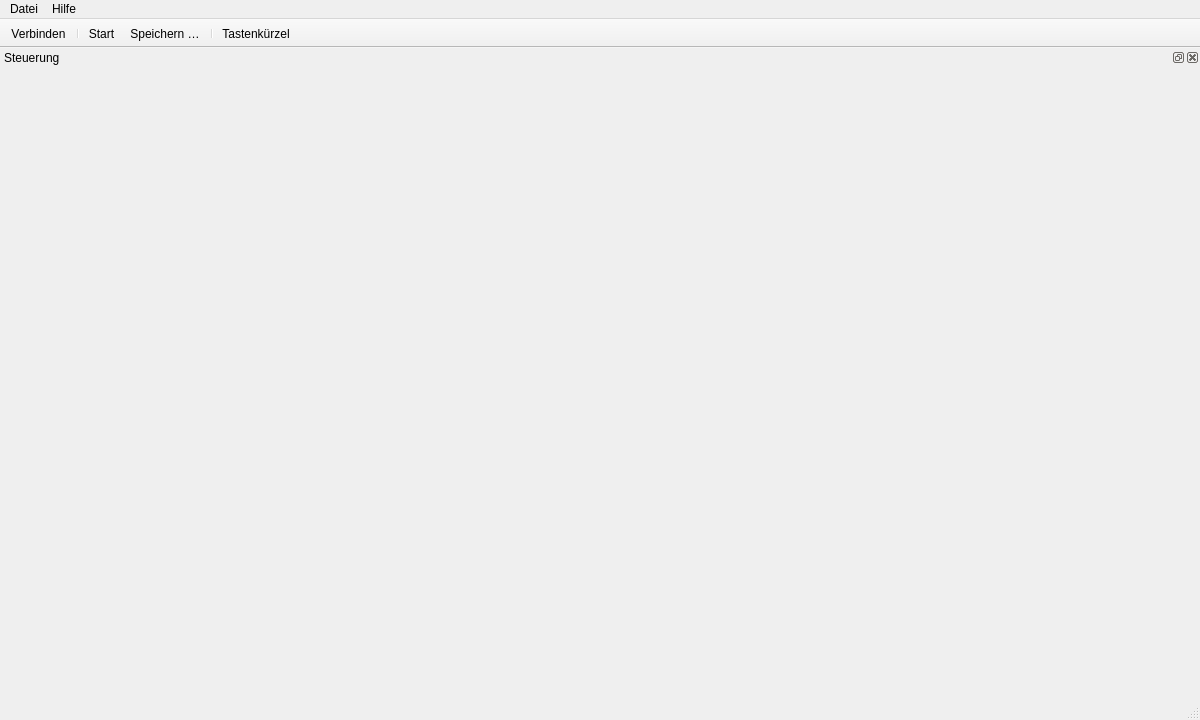
<?xml version="1.0" encoding="UTF-8"?>
<ui version="4.0">
 <class>MainWindow</class>
 <widget class="QMainWindow" name="MainWindow">
  <property name="geometry">
   <rect>
    <x>0</x>
    <y>0</y>
    <width>1200</width>
    <height>720</height>
   </rect>
  </property>
  <property name="windowTitle">
   <string>Kreisel-GUI</string>
  </property>
  <widget class="QTabWidget" name="tabs"/>
  <widget class="QMenuBar" name="menuBar">
   <widget class="QMenu" name="menuFile">
    <property name="title">
     <string>Datei</string>
    </property>
    <addaction name="actionSave"/>
    <addaction name="actionOpenDataFolder"/>
    <addaction name="separator"/>
    <addaction name="actionQuit"/>
   </widget>
   <widget class="QMenu" name="menuHelp">
    <property name="title">
     <string>Hilfe</string>
    </property>
    <addaction name="actionShortcuts"/>
    <addaction name="actionAbout"/>
   </widget>
   <addaction name="menuFile"/>
   <addaction name="menuHelp"/>
  </widget>
  <widget class="QToolBar" name="toolBar">
   <property name="movable">
    <bool>false</bool>
   </property>
   <property name="toolButtonStyle">
    <enum>Qt::ToolButtonStyle::ToolButtonTextOnly</enum>
   </property>
   <property name="windowTitle">
    <string>Werkzeugleiste</string>
   </property>
   <attribute name="toolBarArea">
    <enum>TopToolBarArea</enum>
   </attribute>
   <attribute name="toolBarBreak">
    <bool>false</bool>
   </attribute>
   <addaction name="actionConnect"/>
   <addaction name="separator"/>
   <addaction name="actionStartStop"/>
   <addaction name="actionSave"/>
   <addaction name="separator"/>
   <addaction name="actionShortcuts"/>
  </widget>
  <widget class="QDockWidget" name="dockControls">
   <property name="features">
    <set>QDockWidget::DockWidgetFeature::DockWidgetClosable|QDockWidget::DockWidgetFeature::DockWidgetFloatable|QDockWidget::DockWidgetFeature::DockWidgetMovable</set>
   </property>
   <property name="allowedAreas">
    <set>Qt::DockWidgetArea::LeftDockWidgetArea|Qt::DockWidgetArea::RightDockWidgetArea</set>
   </property>
   <property name="windowTitle">
    <string>Steuerung</string>
   </property>
   <attribute name="dockWidgetArea">
    <number>1</number>
   </attribute>
   <widget class="QWidget" name="dockControlsContents">
    <layout class="QVBoxLayout" name="layoutDockControls">
     <property name="leftMargin">
      <number>0</number>
     </property>
     <property name="topMargin">
      <number>0</number>
     </property>
     <property name="rightMargin">
      <number>0</number>
     </property>
     <property name="bottomMargin">
      <number>0</number>
     </property>
     <item>
      <widget class="QScrollArea" name="scrollControls">
       <property name="frameShape">
        <enum>QFrame::Shape::NoFrame</enum>
       </property>
       <property name="widgetResizable">
        <bool>true</bool>
       </property>
       <widget class="QWidget" name="controlsContent">
        <layout class="QVBoxLayout" name="layoutControls">
         <property name="spacing">
          <number>6</number>
         </property>
         <property name="leftMargin">
          <number>4</number>
         </property>
         <property name="topMargin">
          <number>4</number>
         </property>
         <property name="rightMargin">
          <number>4</number>
         </property>
         <property name="bottomMargin">
          <number>4</number>
         </property>
         <item>
          <spacer name="spacerControls">
           <property name="orientation">
            <enum>Qt::Orientation::Vertical</enum>
           </property>
           <property name="sizeHint" stdset="0">
            <size>
             <width>20</width>
             <height>20</height>
            </size>
           </property>
          </spacer>
         </item>
        </layout>
       </widget>
      </widget>
     </item>
    </layout>
   </widget>
  </widget>
  <widget class="QStatusBar" name="statusBar"/>
  <action name="actionConnect">
   <property name="checkable">
    <bool>false</bool>
   </property>
   <property name="text">
    <string>Verbinden</string>
   </property>
   <property name="toolTip">
    <string>Verbindung zum Gerät herstellen oder trennen</string>
   </property>
  </action>
  <action name="actionStartStop">
   <property name="checkable">
    <bool>false</bool>
   </property>
   <property name="text">
    <string>Start</string>
   </property>
   <property name="toolTip">
    <string>Messung starten oder stoppen</string>
   </property>
  </action>
  <action name="actionSave">
   <property name="checkable">
    <bool>false</bool>
   </property>
   <property name="text">
    <string>Speichern …</string>
   </property>
   <property name="toolTip">
    <string>Messung in eine Datei speichern</string>
   </property>
  </action>
  <action name="actionShortcuts">
   <property name="checkable">
    <bool>false</bool>
   </property>
   <property name="text">
    <string>Tastenkürzel</string>
   </property>
   <property name="toolTip">
    <string>Übersicht aller Tastenkürzel anzeigen</string>
   </property>
  </action>
  <action name="actionOpenDataFolder">
   <property name="checkable">
    <bool>false</bool>
   </property>
   <property name="text">
    <string>Datenordner öffnen</string>
   </property>
   <property name="toolTip">
    <string>Den Ordner mit den gespeicherten Messungen im Dateimanager öffnen</string>
   </property>
  </action>
  <action name="actionQuit">
   <property name="checkable">
    <bool>false</bool>
   </property>
   <property name="text">
    <string>Beenden</string>
   </property>
   <property name="toolTip">
    <string>Anwendung beenden</string>
   </property>
  </action>
  <action name="actionAbout">
   <property name="checkable">
    <bool>false</bool>
   </property>
   <property name="text">
    <string>Über Kreisel-GUI</string>
   </property>
   <property name="toolTip">
    <string>Version und Informationen zur Anwendung</string>
   </property>
  </action>
 </widget>
 <resources/>
 <connections/>
</ui>
